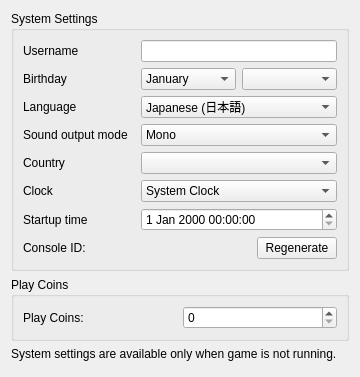
<?xml version="1.0" encoding="UTF-8"?>
<ui version="4.0">
 <class>ConfigureSystem</class>
 <widget class="QWidget" name="ConfigureSystem">
  <property name="geometry">
   <rect>
    <x>0</x>
    <y>0</y>
    <width>360</width>
    <height>377</height>
   </rect>
  </property>
  <property name="windowTitle">
   <string>Form</string>
  </property>
  <layout class="QHBoxLayout" name="horizontalLayout">
   <item>
    <layout class="QVBoxLayout" name="verticalLayout">
     <item>
      <widget class="QGroupBox" name="group_system_settings">
       <property name="title">
        <string>System Settings</string>
       </property>
       <layout class="QGridLayout" name="gridLayout">
        <item row="0" column="0">
         <widget class="QLabel" name="label_username">
          <property name="text">
           <string>Username</string>
          </property>
         </widget>
        </item>
        <item row="0" column="1">
         <widget class="QLineEdit" name="edit_username">
          <property name="sizePolicy">
           <sizepolicy hsizetype="Preferred" vsizetype="Fixed">
            <horstretch>0</horstretch>
            <verstretch>0</verstretch>
           </sizepolicy>
          </property>
          <property name="maxLength">
           <number>10</number>
          </property>
         </widget>
        </item>
        <item row="1" column="0">
         <widget class="QLabel" name="label_birthday">
          <property name="text">
           <string>Birthday</string>
          </property>
         </widget>
        </item>
        <item row="1" column="1">
         <layout class="QHBoxLayout" name="horizontalLayout_birthday2">
          <item>
           <widget class="QComboBox" name="combo_birthmonth">
            <item>
             <property name="text">
              <string>January</string>
             </property>
            </item>
            <item>
             <property name="text">
              <string>February</string>
             </property>
            </item>
            <item>
             <property name="text">
              <string>March</string>
             </property>
            </item>
            <item>
             <property name="text">
              <string>April</string>
             </property>
            </item>
            <item>
             <property name="text">
              <string>May</string>
             </property>
            </item>
            <item>
             <property name="text">
              <string>June</string>
             </property>
            </item>
            <item>
             <property name="text">
              <string>July</string>
             </property>
            </item>
            <item>
             <property name="text">
              <string>August</string>
             </property>
            </item>
            <item>
             <property name="text">
              <string>September</string>
             </property>
            </item>
            <item>
             <property name="text">
              <string>October</string>
             </property>
            </item>
            <item>
             <property name="text">
              <string>November</string>
             </property>
            </item>
            <item>
             <property name="text">
              <string>December</string>
             </property>
            </item>
           </widget>
          </item>
          <item>
           <widget class="QComboBox" name="combo_birthday"/>
          </item>
         </layout>
        </item>
        <item row="2" column="0">
         <widget class="QLabel" name="label_language">
          <property name="text">
           <string>Language</string>
          </property>
         </widget>
        </item>
        <item row="2" column="1">
         <widget class="QComboBox" name="combo_language">
          <property name="toolTip">
           <string>Note: this can be overridden when region setting is auto-select</string>
          </property>
          <item>
           <property name="text">
            <string>Japanese (日本語)</string>
           </property>
          </item>
          <item>
           <property name="text">
            <string>English</string>
           </property>
          </item>
          <item>
           <property name="text">
            <string>French (français)</string>
           </property>
          </item>
          <item>
           <property name="text">
            <string>German (Deutsch)</string>
           </property>
          </item>
          <item>
           <property name="text">
            <string>Italian (italiano)</string>
           </property>
          </item>
          <item>
           <property name="text">
            <string>Spanish (español)</string>
           </property>
          </item>
          <item>
           <property name="text">
            <string>Simplified Chinese (简体中文)</string>
           </property>
          </item>
          <item>
           <property name="text">
            <string>Korean (한국어)</string>
           </property>
          </item>
          <item>
           <property name="text">
            <string>Dutch (Nederlands)</string>
           </property>
          </item>
          <item>
           <property name="text">
            <string>Portuguese (português)</string>
           </property>
          </item>
          <item>
           <property name="text">
            <string>Russian (Русский)</string>
           </property>
          </item>
          <item>
           <property name="text">
            <string>Traditional Chinese (正體中文)</string>
           </property>
          </item>
         </widget>
        </item>
        <item row="3" column="0">
         <widget class="QLabel" name="label_sound">
          <property name="text">
           <string>Sound output mode</string>
          </property>
         </widget>
        </item>
        <item row="3" column="1">
         <widget class="QComboBox" name="combo_sound">
          <item>
           <property name="text">
            <string>Mono</string>
           </property>
          </item>
          <item>
           <property name="text">
            <string>Stereo</string>
           </property>
          </item>
          <item>
           <property name="text">
            <string>Surround</string>
           </property>
          </item>
         </widget>
        </item>
        <item row="4" column="0">
         <widget class="QLabel" name="label_country">
          <property name="text">
           <string>Country</string>
          </property>
         </widget>
        </item>
        <item row="4" column="1">
         <widget class="QComboBox" name="combo_country">
         </widget>
        </item>
        <item row="5" column="0">
         <widget class="QLabel" name="label_init_clock">
          <property name="text">
           <string>Clock</string>
          </property>
         </widget>
        </item>
        <item row="5" column="1">
         <widget class="QComboBox" name="combo_init_clock">
          <item>
           <property name="text">
            <string>System Clock</string>
           </property>
          </item>
          <item>
           <property name="text">
            <string>Fixed Time</string>
           </property>
          </item>
         </widget>
        </item>
        <item row="6" column="0">
         <widget class="QLabel" name="label_init_time">
          <property name="text">
           <string>Startup time</string>
          </property>
         </widget>
        </item>
        <item row="6" column="1">
         <widget class="QDateTimeEdit" name="edit_init_time">
         </widget>
        </item>
        <item row="7" column="0">
         <widget class="QLabel" name="label_console_id">
          <property name="text">
           <string>Console ID:</string>
          </property>
         </widget>
        </item>
        <item row="7" column="1">
         <widget class="QPushButton" name="button_regenerate_console_id">
          <property name="sizePolicy">
           <sizepolicy hsizetype="Fixed" vsizetype="Fixed">
            <horstretch>0</horstretch>
            <verstretch>0</verstretch>
           </sizepolicy>
          </property>
          <property name="layoutDirection">
           <enum>Qt::RightToLeft</enum>
          </property>
          <property name="text">
           <string>Regenerate</string>
          </property>
         </widget>
        </item>
       </layout>
      </widget>
     </item>
     <item>
      <widget class="QGroupBox" name="group_play_coins">
       <property name="title">
        <string>Play Coins</string>
       </property>
       <layout class="QHBoxLayout" name="horiziontalLayout_playcoins">
        <item>
         <widget class="QLabel" name="label_play_coins">
          <property name="text">
           <string>Play Coins:</string>
          </property>
         </widget>
        </item>
        <item>
         <widget class="QSpinBox" name="spinBox_play_coins"/>
        </item>
       </layout>
      </widget>
     </item>
     <item>
      <widget class="QLabel" name="label_disable_info">
       <property name="text">
        <string>System settings are available only when game is not running.</string>
       </property>
       <property name="wordWrap">
        <bool>true</bool>
       </property>
      </widget>
     </item>
     <item>
      <spacer name="verticalSpacer">
       <property name="orientation">
        <enum>Qt::Vertical</enum>
       </property>
       <property name="sizeHint" stdset="0">
        <size>
         <width>20</width>
         <height>40</height>
        </size>
       </property>
      </spacer>
     </item>
    </layout>
   </item>
  </layout>
 </widget>
 <resources/>
 <connections/>
</ui>
